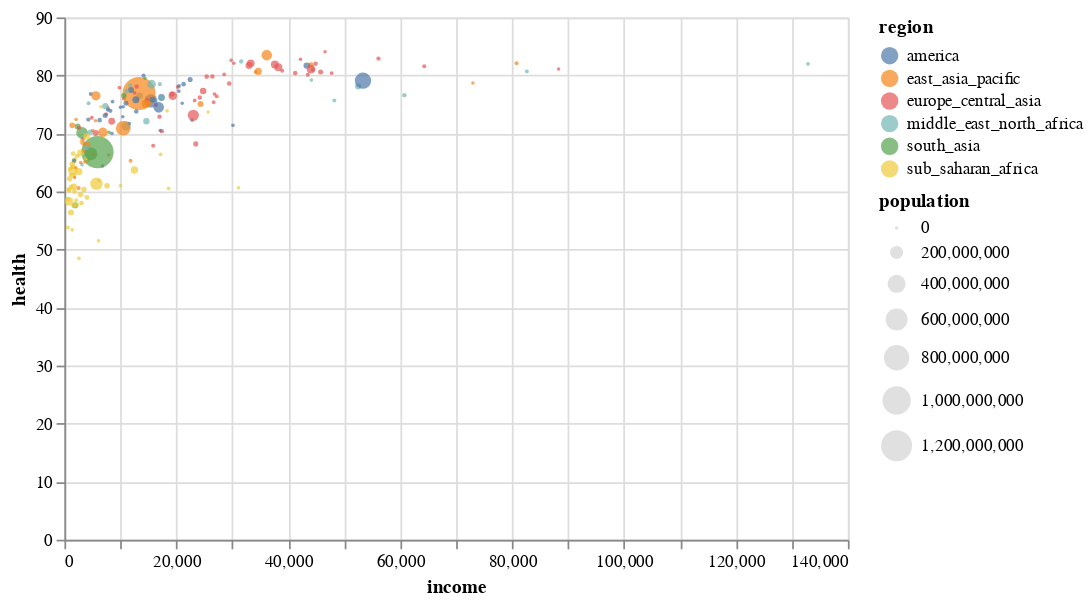

Notebook code cell kept with this figure:
### Code cell
selection = alt.selection_point(on="mouseover")

alt.Chart(df).mark_circle().add_params(
    selection
).encode(
    x = alt.X("income:Q"),
    y = alt.Y("health:Q"),
    size = alt.Size("population:Q"),
    color = alt.condition(selection, "region:N", alt.value("lightgray"))
).properties(width=450)

### Figure 1 — Vega-Lite specification as saved in the notebook (floating-point values rounded to 4 significant figures; data arrays with more than 128 entries replaced by an {"elided": "..."} marker saying what was removed)
{"config": {"view": {"continuousWidth": 300, "continuousHeight": 300}}, "data": {"name": "data-0cccb53798da4802be2d0e8a4b32b4c1"}, "mark": {"type": "circle"}, "encoding": {"color": {"condition": {"param": "param_2", "field": "region", "type": "nominal"}, "value": "lightgray"}, "size": {"field": "population", "type": "quantitative"}, "x": {"field": "income", "type": "quantitative"}, "y": {"field": "health", "type": "quantitative"}}, "params": [{"name": "param_2", "select": {"type": "point", "on": "mouseover"}}], "width": 450, "$schema": "https://vega.github.io/schema/vega-lite/v5.20.1.json", "datasets": {"data-0cccb53798da4802be2d0e8a4b32b4c1": {"elided": "187 records"}}}
